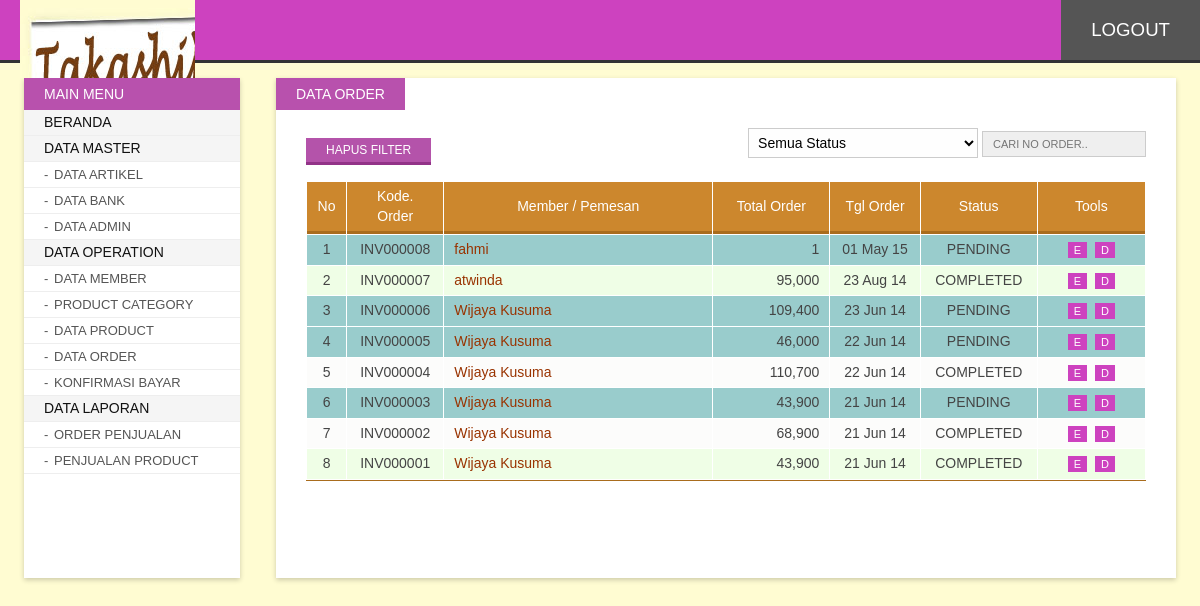
The page /admin/index.php?p=order (signed in) on the database its author committed.
### tables this page shows
CREATE TABLE `order` (
  `id` int(10) NOT NULL AUTO_INCREMENT,
  `no_order` varchar(10) DEFAULT NULL,
  `tgl_order` datetime DEFAULT NULL,
  `tgl_expired` datetime DEFAULT NULL,
  `member_id` int(10) DEFAULT NULL,
  `total_order` int(15) DEFAULT '0',
  `catatan` text,
  `status` int(11) DEFAULT '1' COMMENT '1 = PENDING, 2 = COMPLETED, -1 = CANCELLED',
  PRIMARY KEY (`id`)
);

### include/function.php (called while the page is built, shortened)
<?php
	function showDate($date){
		return date("d M y", strtotime($date));
	}
?>

### admin/content/order.php (the view, shortened to what this page needs)
<?php
	$limit = 10;
	if(isset($_GET['h'])){
		$page = $_GET['h'];
   		$offset = $limit * ($page - 1);
	} else {
		$offset = 0;
	}
	$search = "";
	$resQry = "SELECT a.*,
		(SELECT c.nama_lengkap FROM member c WHERE c.id=a.member_id) `member`
		FROM `order` a WHERE 0=0 ".$search."
		ORDER BY id DESC LIMIT ".$offset.",".$limit;
	$results = mysql_query($resQry);
	$countResults = mysql_num_rows($results);
?>
<span class="page-title">Data Order</span>
<div class="inner">
<div class="searchform">
	<form action="index.php" method="get" name="formSearch">
   	  <select class="input" style="padding-right:4px;" name="status" onchange="document.formSearch.submit();">
      	<option value="" selected="selected">Semua Status</option>
      </select>
      <input type="text" value="<?php echo isset($_GET['s'])?$_GET['s']:'';?>" id="search" name="s" placeholder="Cari No Order..">
    </form>
</div>
<a class="addButton button" href="?p=<?php echo $_GET['p'];?>" title="Clear Filter">Hapus Filter</a>
<div class="clr"></div><br>
<table id="listTable" width="100%" cellpadding="5" cellspacing="1">
  <thead>
    <tr>
      <td width="2%">No</td>
      <td width="10%">Kode. Order</td>
      <td width="30%">Member / Pemesan</td>
      <td width="13%" align="center">Total Order</td>
      <td width="10%" align="center">Tgl Order</td>
      <td width="13%" align="center">Status</td>
      <td width="12%" align="center">Tools</td>
    </tr>
  </thead>
  <tbody>
    <?php
	if($countResults > 0){
		$i = 1;
		while($r = mysql_fetch_array($results)){
	?>
    <tr class="<?php echo ($i%2)==0?'odd':'';?>" <?php echo $r['status']==1?'style="background:#99CCCC;"':'';?>>
      <td align="center" valign="top"><?php echo $i;?></td>
      <td align="center" valign="top"><?php echo $r['no_order'];?></td>
      <td valign="top"><a target="_blank" href="?p=edMember&id=<?php echo $r['member_id'];?>"><?php echo $r['member'];?></a></td>
      <td align="right" valign="top"><?php echo number_format($r['total_order']);?></td>
      <td align="center" valign="top"><?php echo showDate($r['tgl_order']);?></td>
      <td align="center" valign="top"><?php echo $r['status']==2?'COMPLETED':($r['status']==1?'PENDING':'CANCELLED');?></td>
      <td align="center" valign="top">
      <a class="bTools" href="?p=addOrder&id=<?php echo $r['id'];?>" title="Edit">E</a>
      <a class="bTools" href="?p=delOrder&id=<?php echo $r['id'];?>" title="Delete" onclick="return confirm('Hapus record <?php echo $r['no_order'];?> ?');">D</a> </td>
    </tr>
    <?php $i++; }
	} else  {
    ?>
    <tr>
      <td colspan="7" align="center">Record Not Available</td>
    </tr>
    <?php } ?>
  </tbody>
</table>
</div>

### admin/asset/css/style.css (style rules this page uses)
body#bd { font-family:Calibri, Arial, Helvetica, sans-serif; background:#fffcd2; overflow-y:scroll; font-size:14px; color:#333; padding:0; margin:0; }
.button, .button:hover, .button:focus, .animate, .animate:hover, .pagination li a, .pagination li a:hover, .navigation ul li a, .navigation ul li a:hover, .searchform #search, .searchform #search:focus, #listTable tbody tr, #listTable tbody tr:hover { -webkit-transition: all 0.3s ease-in-out; -moz-transition: all 0.3s ease-in-out; -ms-transition: all 0.3s ease-in-out; -o-transition: all 0.3s ease-in-out; transition: all 0.3s ease-in-out; }
a { text-decoration:none; color:#993300; }
.input { border:solid 1px #ccc; background:#FEFEFE; padding:5px 5px; font-size:14px; width:230px; outline:none; font-family:inherit; }
.button { background:#b453aa; color:#fff; font-size:12px; padding:5px 20px; border:none; cursor:pointer; text-transform:uppercase; margin:10px 2px 0 0; border-bottom:solid 3px #923388; }
.addButton { float:left; }
div.contentwrap span.page-title { text-transform:uppercase; background:#b851ad; padding:8px 20px; position:absolute; color:#fff; left:0; top:0; }
div.contentwrap > .inner { margin:0 30px; font-size:14px; padding:50px 0 30px; }
div.searchform { float:right; }
div.searchform #search { border:solid 1px #ccc; background:#efefef; padding:6px 10px; outline:none; font-size:11px; font-family:inherit; text-transform:uppercase; }
#listTable { background:#fff; border-bottom:solid 1px #a96c1d; }
#listTable thead tr td { background:#cc872d; text-align:center; color:#fff; padding:5px 10px; line-height:1.4; position:relative; border-bottom:solid 3px #a96c1d; }
#listTable tbody tr { background:#fcfcfb; }
#listTable tbody tr td { color:#444; padding:5px 10px; line-height:1.4; }
#listTable tbody tr.odd { background:#effee6; }
a.bTools { background:#cd42bf; color:#fff; font-size:11px; padding:2px 6px; margin:0 2px; }

### rows shown on the page
order: no_order "INV000008", member "fahmi", total_order "1", tgl_order "01 May 15", status "PENDING"
order: no_order "INV000007", member "atwinda", total_order "95,000", tgl_order "23 Aug 14", status "COMPLETED"
order: no_order "INV000006", member "Wijaya Kusuma", total_order "109,400", tgl_order "23 Jun 14", status "PENDING"
order: no_order "INV000005", member "Wijaya Kusuma", total_order "46,000", tgl_order "22 Jun 14", status "PENDING"
order: no_order "INV000004", member "Wijaya Kusuma", total_order "110,700", tgl_order "22 Jun 14", status "COMPLETED"
order: no_order "INV000003", member "Wijaya Kusuma", total_order "43,900", tgl_order "21 Jun 14", status "PENDING"
order: no_order "INV000002", member "Wijaya Kusuma", total_order "68,900", tgl_order "21 Jun 14", status "COMPLETED"
order: no_order "INV000001", member "Wijaya Kusuma", total_order "43,900", tgl_order "21 Jun 14", status "COMPLETED"
